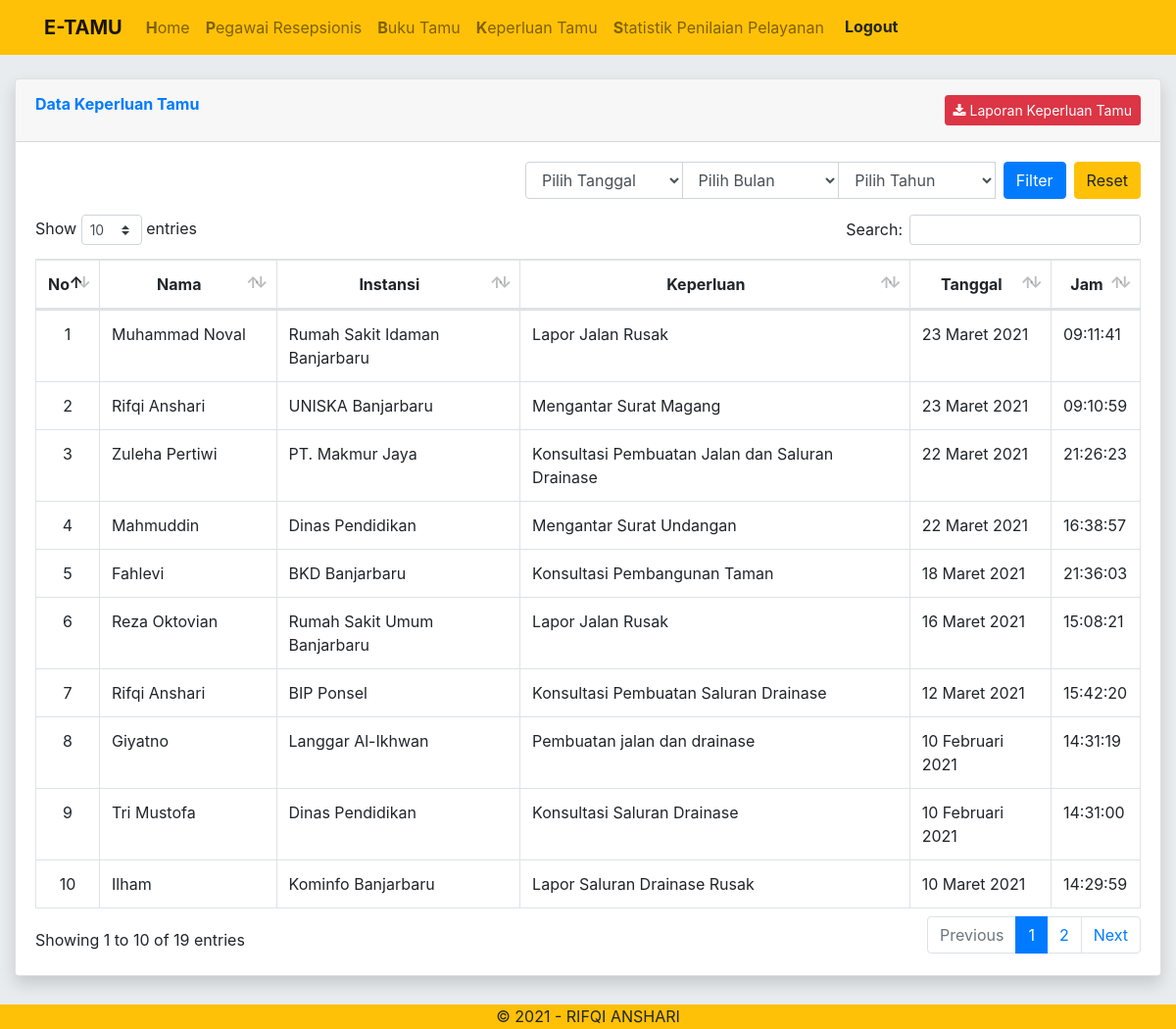
The page /halaman_keperluan.php (signed in) on the database its author committed.
### tables this page shows
CREATE TABLE `buku_tamu` (
  `id` int(11) NOT NULL,
  `nama` varchar(50) NOT NULL,
  `alamat` varchar(100) NOT NULL,
  `instansi` varchar(50) NOT NULL,
  `keperluan` varchar(100) NOT NULL,
  `tanggal` date NOT NULL,
  `jam` varchar(32) NOT NULL,
  `capture` varchar(36) NOT NULL
);

### config/tanggal.php (called while the page is built, shortened)
<?php
function tgl_indo($tgl)
{
	$tanggal = substr($tgl, 8, 2);
	$bulan = getBulan(substr($tgl, 5, 2));
	$tahun = substr($tgl, 0, 4);
	return $tanggal . ' ' . $bulan . ' ' . $tahun;
}
function getBulan($bln)
{
	switch ($bln) {
		case 2:
			return "Februari";
			break;
		case 3:
			return "Maret";
			break;
		case 5:
			return "Mei";
			break;
		case 7:
			return "Juli";
			break;
	}
}

### halaman_keperluan.php (the view, shortened to what this page needs)
<?php
include "header.php";
if ($_SESSION['username'] != 'admin') {
    header("location:login.php");
} else {
?>
    <div class="container-fluid" style="margin-top:80px; margin-bottom: 30px;">
        <div class="row">
            <div class="col-md">
                <div class="card shadow mb-4">
                    <div class="card-header py-3">
                        <div class="row">
                            <div class="col-9">
                                <h6 class="m-0 font-weight-bold text-primary">Data Keperluan Tamu
                                </h6>
                            </div>
                            <div class="col-3">
                                <?php if (isset($_POST['filter'])) {
                                    $tanggal = $_POST['tanggal'];
                                    $bulan = $_POST['bulan'];
                                    $tahun = $_POST['tahun'];
                                ?>
                                    <?php if (!empty($tanggal) && !empty($bulan) && !empty($tahun)) {  ?>
                                        <a href="print_halaman_keperluan.php?tanggal=<?= $tanggal ?>&bulan=<?= $bulan ?>&tahun=<?= $tahun ?>" class="btn btn-sm btn-danger pull-right" role="button"><i class="fa fa-download" aria-hidden="true"></i>
                                            Laporan Keperluan Tamu
                                        </a>
                                    <?php } else if (!empty($bulan) && !empty($tahun)) {  ?>
                                        <a href="print_halaman_keperluan.php?bulan=<?= $bulan ?>&tahun=<?= $tahun ?>" class="btn btn-sm btn-danger pull-right" role="button"><i class="fa fa-download" aria-hidden="true"></i>
                                            Laporan Keperluan Tamu
                                        </a>
                                    <?php  } else if (!empty($tahun)) { ?>
                                        <a href="print_halaman_keperluan.php?tahun=<?= $tahun ?>" class="btn btn-sm btn-danger pull-right" role="button"><i class="fa fa-download" aria-hidden="true"></i>
                                            Laporan Keperluan Tamu
                                        </a>
                                    <?php } ?>
                                <?php } else { ?>
                                    <a href="print_halaman_keperluan.php" class="btn btn-sm btn-danger pull-right" role="button"><i class="fa fa-download" aria-hidden="true"></i>
                                        Laporan Keperluan Tamu
                                    </a>
                                <?php } ?>
                            </div>
                        </div>
                    </div>
                    <div class="card-body">
                        <form method="post" action="halaman_keperluan.php">
                            <div class="input-group col-md-7 pull-right mb-3 row">
                                <select name="tanggal" id="tanggal" class="form-control" placeholder="tanggal">
                                    <option value="" hidden>Pilih Tanggal</option>
                                </select>
                                <select name="bulan" id="bulan" class="form-control" placeholder="bulan">
                                    <option value="" hidden>Pilih Bulan</option>
                                </select>
                                <select name="tahun" id="tahun" class="form-control" placeholder="tahun">
                                    <option value="" hidden>Pilih Tahun</option>
                                </select>
                                <input type="submit" class="btn btn-primary ml-2" name="filter" value="Filter">
                                <a type="button" href="halaman_keperluan.php" class="btn btn-warning ml-2">Reset</a>
                            </div>
                        </form>
                        <div class="table-responsive">
                            <table class="table table-bordered" id="dataTable" width="100%" cellspacing="0">
                                <thead class="text-center">
                                    <tr>
                                        <th class="text-center">No</th>
                                        <th>Nama</th>
                                        <th>Instansi</th>
                                        <th>Keperluan</th>
                                        <th>Tanggal</th>
                                        <th>Jam</th>
                                    </tr>
                                </thead>
                                <tbody>
                                    <?php
                                    include 'koneksi.php';
                                    if (isset($_POST['filter'])) {
                                        $tanggal = $_POST['tanggal'];
                                        $bulan = $_POST['bulan'];
                                        $tahun = $_POST['tahun'];
                                        if (!empty($tanggal) && !empty($bulan) && !empty($tahun)) {
                                            $result = mysqli_query($connect, "SELECT * FROM buku_tamu WHERE DAY(tanggal) = '$tanggal' AND MONTH(tanggal) = '$bulan' AND YEAR(tanggal) = '$tahun' ORDER BY tanggal ASC");
                                        } else if (!empty($bulan) && !empty($tahun)) {
                                            $result = mysqli_query($connect, "SELECT * FROM buku_tamu WHERE MONTH(tanggal) = '$bulan' AND YEAR(tanggal) = '$tahun' ORDER BY tanggal ASC");
                                        } else if (!empty($tahun)) {
                                            $result = mysqli_query($connect, "SELECT * FROM buku_tamu WHERE YEAR(tanggal) = '$tahun' ORDER BY tanggal ASC");
                                        }
                                    } else {
                                        $result = mysqli_query($connect, "SELECT * FROM buku_tamu ORDER BY id DESC");
                                    }
                                    $no = 1;
                                    while ($data = mysqli_fetch_array($result)) {
                                    ?>
                                        <tr>
                                            <td class="text-center"><?php echo $no++; ?></td>
                                            <td><?php echo $data['nama']; ?></td>
                                            <td><?php echo $data['instansi']; ?></td>
                                            <td><?php echo $data['keperluan']; ?></td>
                                            <td><?php echo tgl_indo($data['tanggal']); ?></td>
                                            <td><?php echo $data['jam']; ?></td>
                                        </tr>
                                    <?php } ?>
                                </tbody>
                            </table>
                        </div>
                    </div>
                </div>
            </div>
        </div>
    </div>
<?php include
        "footer.php";
}
?>

### rows shown on the page
buku_tamu: nama "Muhammad Noval", instansi "Rumah Sakit Idaman Banjarbaru", keperluan "Lapor Jalan Rusak", tanggal "23 Maret 2021", jam "09:11:41"
buku_tamu: nama "Rifqi Anshari", instansi "UNISKA Banjarbaru", keperluan "Mengantar Surat Magang", tanggal "23 Maret 2021", jam "09:10:59"
buku_tamu: nama "Zuleha Pertiwi", instansi "PT. Makmur Jaya", keperluan "Konsultasi Pembuatan Jalan dan Saluran Drainase", tanggal "22 Maret 2021", jam "21:26:23"
buku_tamu: nama "Mahmuddin", instansi "Dinas Pendidikan", keperluan "Mengantar Surat Undangan", tanggal "22 Maret 2021", jam "16:38:57"
buku_tamu: nama "Fahlevi", instansi "BKD Banjarbaru", keperluan "Konsultasi Pembangunan Taman", tanggal "18 Maret 2021", jam "21:36:03"
buku_tamu: nama "Reza Oktovian", instansi "Rumah Sakit Umum Banjarbaru", keperluan "Lapor Jalan Rusak", tanggal "16 Maret 2021", jam "15:08:21"
buku_tamu: nama "Rifqi Anshari", instansi "BIP Ponsel", keperluan "Konsultasi Pembuatan Saluran Drainase", tanggal "12 Maret 2021", jam "15:42:20"
buku_tamu: nama "Giyatno", instansi "Langgar Al-Ikhwan", keperluan "Pembuatan jalan dan drainase", tanggal "10 Februari 2021", jam "14:31:19"
buku_tamu: nama "Tri Mustofa", instansi "Dinas Pendidikan", keperluan "Konsultasi Saluran Drainase", tanggal "10 Februari 2021", jam "14:31:00"
buku_tamu: nama "Ilham", instansi "Kominfo Banjarbaru", keperluan "Lapor Saluran Drainase Rusak", tanggal "10 Maret 2021", jam "14:29:59"
